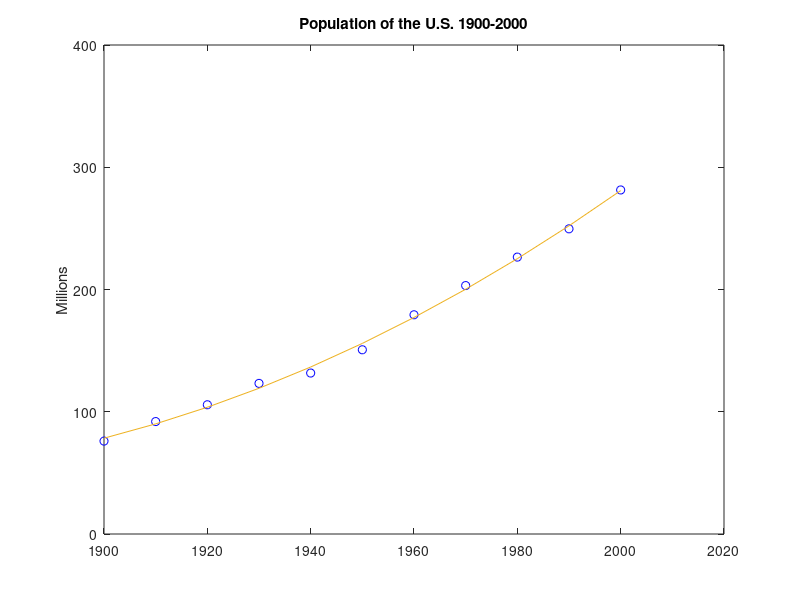

Here is the MATLAB script that generated this plot:
%% Regression
%% Exercise 1
% Assume we have the following data, make a fit: y=c0+c1*exp(-t)+c2*t*exp(-t) 
t=[0 .3 .8 1.1 1.6 2.3]';
y=[.5 .82 1.14 1.25 1.35 1.4]';
plot(t,y,'x')
%% Polynomial fit:
A=[ones(size(t)) t t.^2];
c=A\y
%% Evaluate at equally spaced point and plot
T=(0:.1:3)';
Y=[ones(size(T)) T T.^2]*c;
hold on
plot(T,Y)
figure(gcf)
%% Linear in the parameters y=c0+c1*exp(-t)+c2*t*exp(-t)
A1=[ones(size(t)) exp(-t) t.*exp(-t)];
c1=A1\y;
Y1=[ones(size(T)) exp(-T) T.*exp(-T)]*c1;
plot(T,Y1,'r')
figure(gcf)
%% Exercise 2 Make a quadratic fit and calculate the singular values of the design matrix
% 
% Here is the US Census data from 1900 to 2000.

% Time interval
clear all
t = (1900:10:2000)';

% Population
usp = [75.995 91.972 105.711 123.203 131.669 ...
     150.697 179.323 203.212 226.505 249.633 281.422]';

% Plot
plot(t,usp,'bo');
axis([1900 2020 0 400]);
title('Population of the U.S. 1900-2000');
ylabel('Millions');
hold on
%% Manual polynomial fit and svd
N=length(t);
A=[ones(N,1) t t.^2]
c=A\usp;
plot(t,A*c)
%% 
s=svd(A);
%%
s(1)
%%
s(2)
%%
s(3)